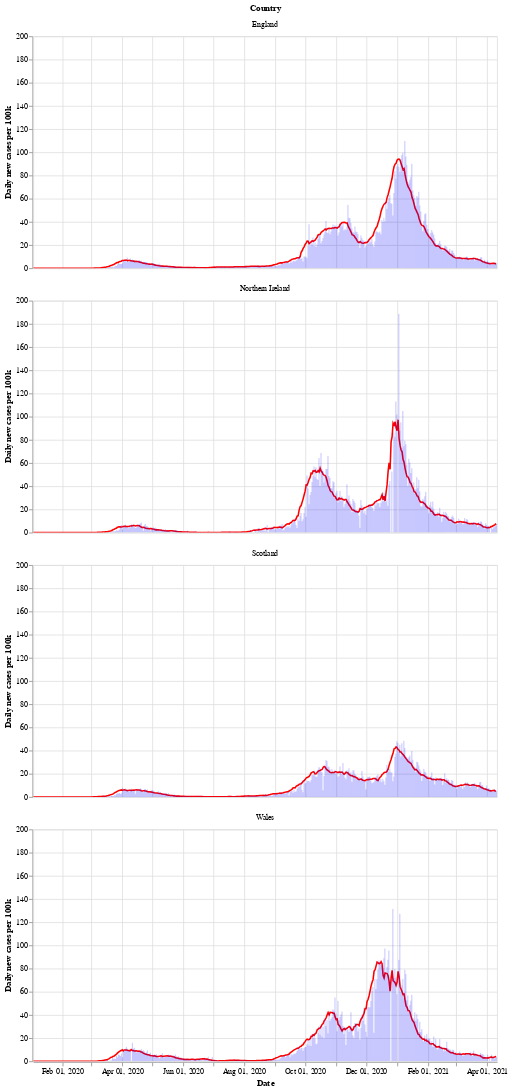

The cell this chart's notebook holds for it:
### Markdown cell above
Next is a bar chart of the number of new cases in each country (per 100k population), with the 7 day moving average of cases. Again we see that Wales saw a longer period of raising and falling cases compared to the other countries.

After a period of cases falling, each nation is now seeing a rise in the number of cases - especially in Wales.

### Code cell
# collapse
bars = alt.Chart(uk_cases).mark_bar().encode(
    x=alt.X("yearmonthdate(date):T", axis=alt.Axis(title='Date')),
    y=alt.Y("newCasesRate:Q", axis=alt.Axis(title='Daily new cases per 100k')),
    tooltip='newCasesRate',
    color=alt.condition(
        alt.datum.dailyChange > 0,
        alt.value("orange"),  # The positive color
        alt.value("blue")  # The negative color
    )
).properties(title='New cases per 100k population with rolling 7 day average', width=600).interactive()
line = alt.Chart(uk_cases).mark_line(
    color='red',
    size=2,
).transform_window(
    rolling_mean='mean(newCasesRate)',
    frame=[0, 7],
    groupby=['areaName']
).encode(
    x='yearmonthdate(date):T',
    y='rolling_mean:Q'
)
alt.layer(line, bars, data=uk_cases).facet(alt.Row('areaName', title='Country'), columns=1)

### Figure 1 — Vega-Lite specification as saved in the notebook (floating-point values rounded to 4 significant figures; data arrays with more than 128 entries replaced by an {"elided": "..."} marker saying what was removed)
{"config": {"view": {"continuousWidth": 400, "continuousHeight": 300}}, "data": {"name": "data-bfc4c7314bc867f5a4f4cc1b943fe30e"}, "facet": {"type": "nominal", "field": "areaName", "title": "Country"}, "spec": {"layer": [{"mark": {"type": "line", "color": "red", "size": 2}, "encoding": {"x": {"type": "temporal", "field": "date", "timeUnit": "yearmonthdate"}, "y": {"type": "quantitative", "field": "rolling_mean"}}, "transform": [{"window": [{"op": "mean", "field": "newCasesRate", "as": "rolling_mean"}], "frame": [0, 7], "groupby": ["areaName"]}]}, {"mark": "bar", "encoding": {"color": {"condition": {"value": "orange", "test": "(datum.dailyChange > 0)"}, "value": "blue"}, "tooltip": {"type": "quantitative", "field": "newCasesRate"}, "x": {"type": "temporal", "axis": {"title": "Date"}, "field": "date", "timeUnit": "yearmonthdate"}, "y": {"type": "quantitative", "axis": {"title": "Daily new cases per 100k"}, "field": "newCasesRate"}}, "selection": {"selector002": {"type": "interval", "bind": "scales", "encodings": ["x", "y"]}}, "title": "New cases per 100k population with rolling 7 day average", "width": 600}]}, "columns": 1, "$schema": "https://vega.github.io/schema/vega-lite/v4.8.1.json", "datasets": {"data-bfc4c7314bc867f5a4f4cc1b943fe30e": {"elided": "1856 records"}}}
